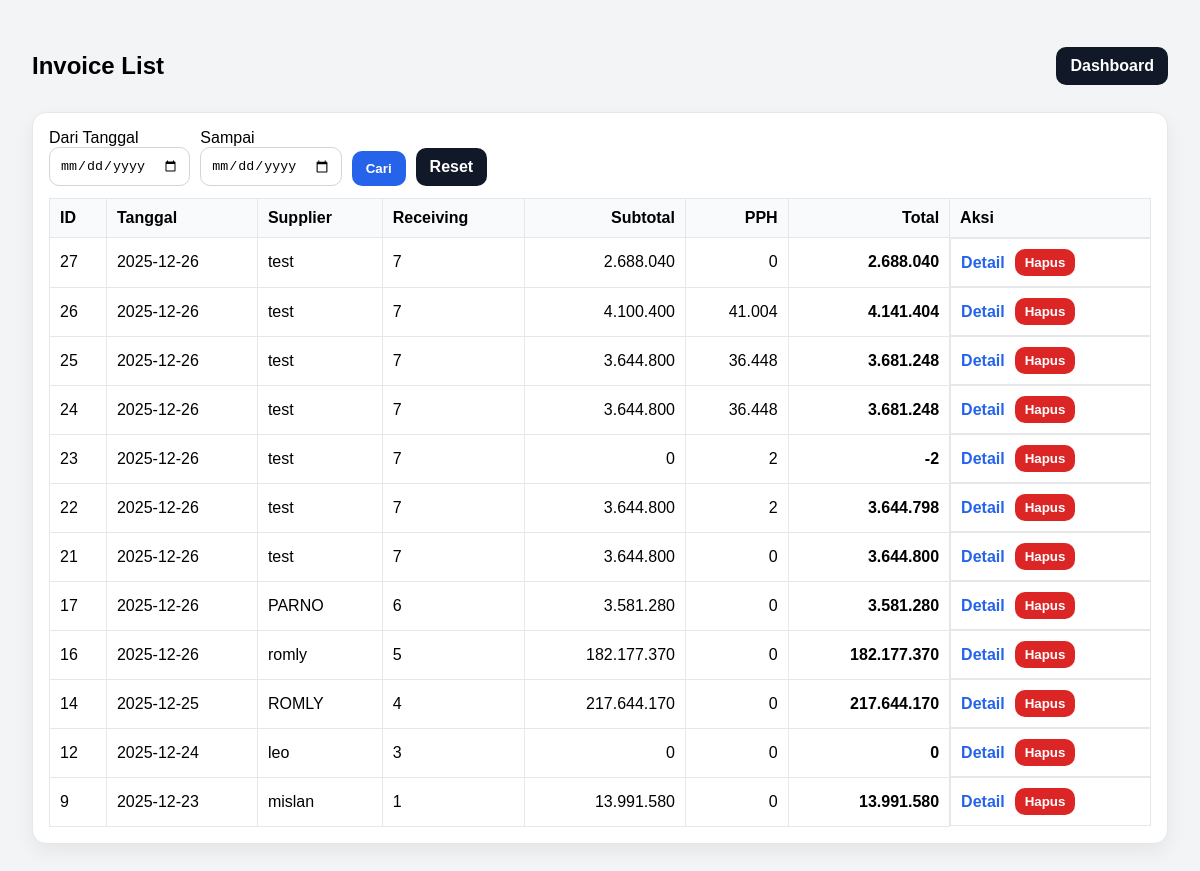
The page /invoice/list (signed in) on the database as committed earlier.
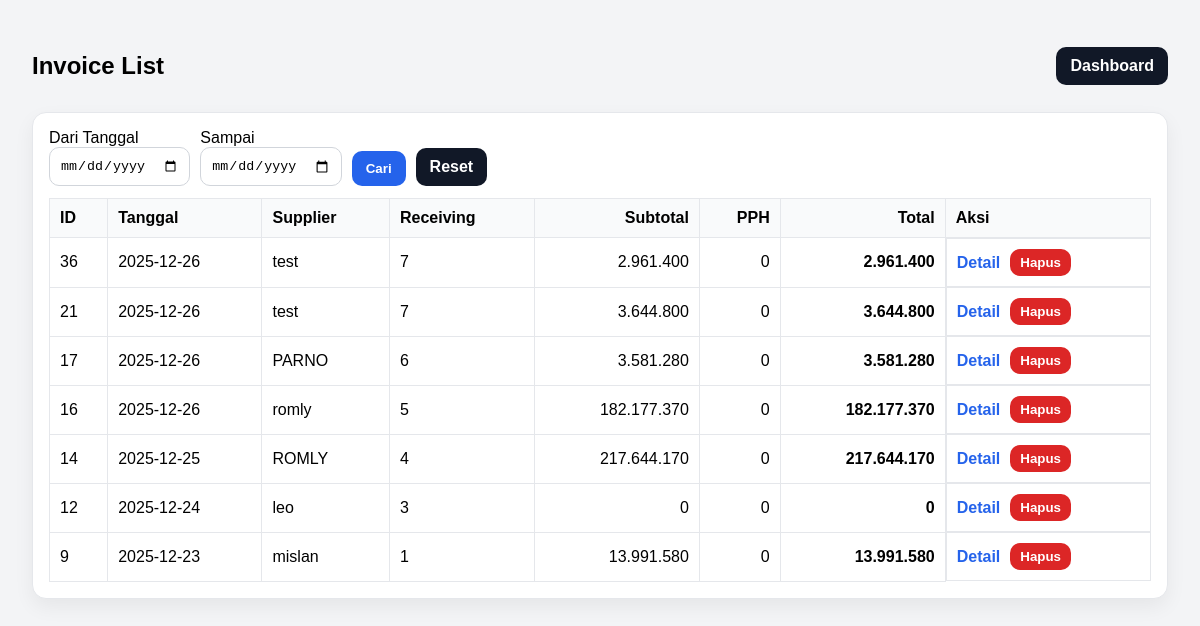
The same page on the database as committed later.
### tables this page shows
CREATE TABLE invoice_header
                (
                    id
                    INTEGER
                    PRIMARY
                    KEY
                    AUTOINCREMENT,
                    receiving_id
                    INTEGER
                    NOT
                    NULL,
                    tanggal
                    TEXT
                    NOT
                    NULL,
                    supplier
                    TEXT
                    NOT
                    NULL,
                    price_points_json
                    TEXT, -- simpan patokan 40/50/60/70 dalam JSON
                    pph_rate
                    REAL
                    DEFAULT
                    0.0025,
                    subtotal
                    REAL
                    DEFAULT
                    0,
                    pph
                    REAL
                    DEFAULT
                    0,
                    total
                    REAL
                    DEFAULT
                    0,
                    created_at
                    TEXT
                    DEFAULT (
                    datetime
                (
                    'now',
                    'localtime'
                )),
                    FOREIGN KEY
                (
                    receiving_id
                ) REFERENCES receiving_header
                (
                    id
                )
                    );

### app.py (the view)
@app.route("/invoice/list")
def invoice_list():
    if not require_login():
        return redirect(url_for("login"))
    start = (request.args.get("start") or "").strip()
    end = (request.args.get("end") or "").strip()
    conn = get_conn()
    if start and end:
        rows = conn.execute("""
            SELECT id, receiving_id, tanggal, supplier, subtotal, pph, total, created_at
            FROM invoice_header
            WHERE tanggal BETWEEN ? AND ?
            ORDER BY id DESC
        """, (start, end)).fetchall()
    else:
        rows = conn.execute("""
            SELECT id, receiving_id, tanggal, supplier, subtotal, pph, total, created_at
            FROM invoice_header
            ORDER BY id DESC
            LIMIT 100
        """).fetchall()
    conn.close()
    return render_template("invoice_list.html", rows=[dict(r) for r in rows], start=start, end=end)

### app.py (called while the page is built)
def require_login():
    return "user" in session

### db.py (called while the page is built)
def get_conn():
    conn = sqlite3.connect(DB_NAME)
    conn.row_factory = sqlite3.Row
    return conn

### templates/invoice_list.html (shortened to what this page needs)
<!doctype html>
<html lang="id">
<head>
</head>
<body>
<div class="top">
  <h2>Invoice List</h2>
  <div>
    <a class="btn btn-secondary" href="/dashboard">Dashboard</a>
  </div>
</div>
<div class="card">
  <form method="get" style="display:flex;gap:10px;flex-wrap:wrap;align-items:end">
    <div>
      <div>Dari Tanggal</div>
      <input type="date" name="start" value="{{ start }}">
    </div>
    <div>
      <div>Sampai</div>
      <input type="date" name="end" value="{{ end }}">
    </div>
    <button class="btn btn-primary" type="submit">Cari</button>
    <a class="btn btn-secondary" href="/invoice/list">Reset</a>
  </form>
  <table>
    <thead>
      <tr>
        <th>ID</th>
        <th>Tanggal</th>
        <th>Supplier</th>
        <th>Receiving</th>
        <th class="right">Subtotal</th>
        <th class="right">PPH</th>
        <th class="right">Total</th>
        <th>Aksi</th>
      </tr>
    </thead>
    <tbody>
      {% for r in rows %}
      <tr>
        <td>{{ r.id }}</td>
        <td>{{ r.tanggal }}</td>
        <td>{{ r.supplier }}</td>
        <td>{{ r.receiving_id }}</td>
        <td class="right">{{ "{:,.0f}".format(r.subtotal or 0).replace(",", ".") }}</td>
        <td class="right">{{ "{:,.0f}".format(r.pph or 0).replace(",", ".") }}</td>
        <td class="right"><b>{{ "{:,.0f}".format(r.total or 0).replace(",", ".") }}</b></td>
        <td style="display:flex; gap:10px; align-items:center;">
          <a href="/invoice/{{ r.id }}">Detail</a>
          <form method="post" action="/invoice/delete/{{ r.id }}"
                onsubmit="return confirm('Yakin mau hapus invoice ID {{ r.id }}?');"
                style="margin:0;">
            <button type="submit" class="btn btn-danger" style="padding:6px 10px;">Hapus</button>
          </form>
          </td>
      </tr>
          {% endfor %}
    </tbody>
  </table>
</div>
</body>
</html>

Rows that differ between the two databases and show on the page:
removed invoice_header: id "27", tanggal "2025-12-26", supplier "test", receiving_id "7", subtotal "2.688.040", pph "0", total "2.688.040"
removed invoice_header: id "26", tanggal "2025-12-26", supplier "test", receiving_id "7", subtotal "4.100.400", pph "41.004", total "4.141.404"
removed invoice_header: id "25", tanggal "2025-12-26", supplier "test", receiving_id "7", subtotal "3.644.800", pph "36.448", total "3.681.248"
removed invoice_header: id "24", tanggal "2025-12-26", supplier "test", receiving_id "7", subtotal "3.644.800", pph "36.448", total "3.681.248"
removed invoice_header: id "23", tanggal "2025-12-26", supplier "test", receiving_id "7", subtotal "0", pph "2", total "-2"
removed invoice_header: id "22", tanggal "2025-12-26", supplier "test", receiving_id "7", subtotal "3.644.800", pph "2", total "3.644.798"
added invoice_header: id "36", tanggal "2025-12-26", supplier "test", receiving_id "7", subtotal "2.961.400", pph "0", total "2.961.400"
